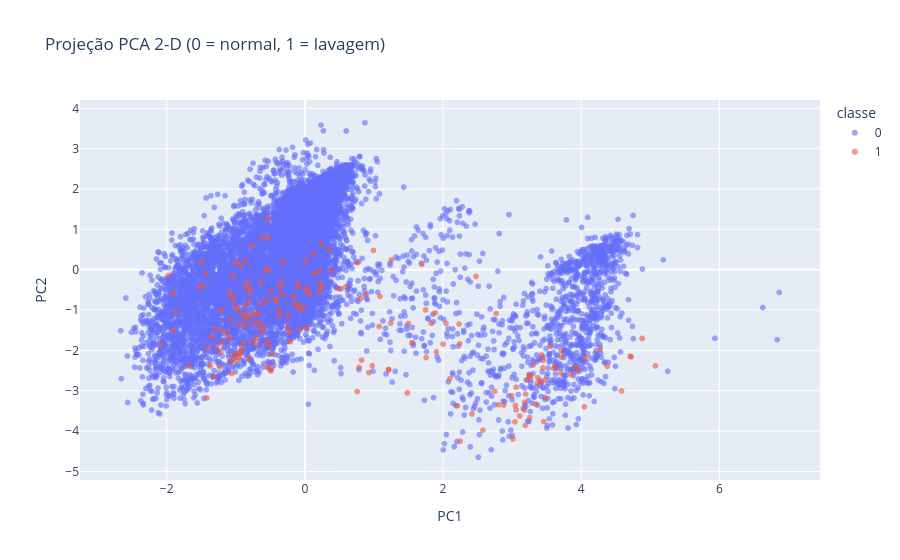

Source (notebook cell):
### Code cell
# Plotly: projeção PCA 2-D interativa (todas as positivas da amostra + negativas sorteadas).
def grafico_pca_2d_plotly(X_amostra, y_amostra, escalonador="padrao", n=10_000):
    
    pos = X_amostra.index[y_amostra.loc[X_amostra.index] == 1]
    neg = X_amostra.index[y_amostra.loc[X_amostra.index] == 0]
    idx = pos[: n // 2].union(pd.Index(np.random.default_rng(SEMENTE).choice(neg, min(n, len(neg)), replace=False)))
    comp = PCA(n_components=2, random_state=SEMENTE).fit_transform(
        construir_preprocessador(escalonador).fit_transform(X_amostra.loc[idx]))
    df_plot = pd.DataFrame({"PC1": comp[:, 0], "PC2": comp[:, 1], "classe": y_amostra.loc[idx].astype(str).values})
    px.scatter(df_plot, x="PC1", y="PC2", color="classe", opacity=0.6,
               title="Projeção PCA 2-D (0 = normal, 1 = lavagem)").show()

# Calcula a quantidade de componentes utilizando uma amostra de até 100 mil registros
N_PCA = grafico_variancia_pca(X_cv.sample(min(100_000, len(X_cv)), random_state=SEMENTE))
grafico_pca_2d_plotly(X_cv, y_cv)

### Figure 1 — Plotly figure (JSON) as saved in the notebook; plotly's stock layout.template omitted (floating-point values rounded to 4 significant figures; data arrays with more than 128 entries replaced by an {"elided": "..."} marker saying what was removed)
{"data": [{"hovertemplate": "classe=0<br>PC1=%{x}<br>PC2=%{y}<extra></extra>", "legendgroup": "0", "marker": {"color": "#636efa", "opacity": 0.6, "symbol": "circle"}, "mode": "markers", "name": "0", "showlegend": true, "type": "scattergl", "x": {"elided": "10000 float values"}, "xaxis": "x", "y": {"elided": "10000 float values"}, "yaxis": "y"}, {"hovertemplate": "classe=1<br>PC1=%{x}<br>PC2=%{y}<extra></extra>", "legendgroup": "1", "marker": {"color": "#EF553B", "opacity": 0.6, "symbol": "circle"}, "mode": "markers", "name": "1", "showlegend": true, "type": "scattergl", "x": {"elided": "202 float values"}, "xaxis": "x", "y": {"elided": "202 float values"}, "yaxis": "y"}], "layout": {"legend": {"title": {"text": "classe"}, "tracegroupgap": 0}, "title": {"text": "Projeção PCA 2-D (0 = normal, 1 = lavagem)"}, "xaxis": {"anchor": "y", "domain": [0, 1], "title": {"text": "PC1"}}, "yaxis": {"anchor": "x", "domain": [0, 1], "title": {"text": "PC2"}}}}
